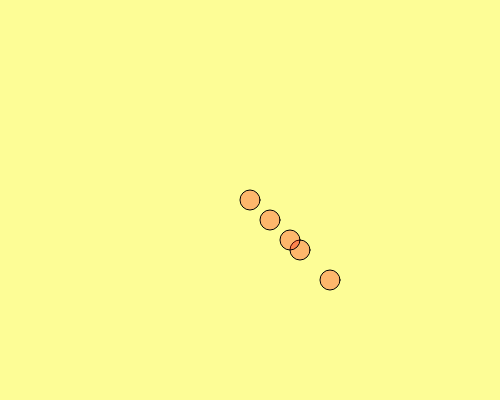
Frame 1 (no input)
Frame 60 (no input): identical to frame 1, image omitted
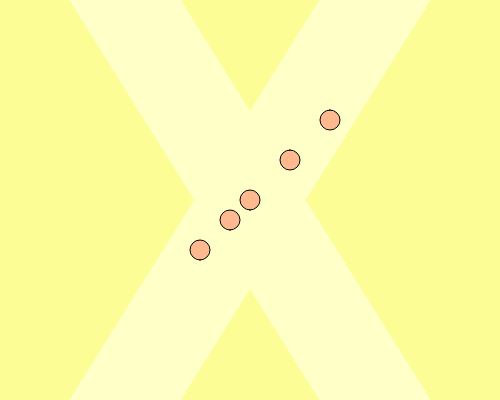
Frame 120 (the mouse pressed at the canvas centre since frame 60)

The p5.js sketch that drew these frames (run headless with seeded random() and noise() and a simulated clock; from frame 60 on, the mouse is pressed at the canvas centre):

// p5.js sketch
// ── sketch.js
//AlexisTrevizo
//cc10.05
//pushpop1

var radius =20;
function setup() {
  createCanvas(500,400);
  }

function draw() {
background(253,253,150);

  push();
  		fill(255,255,200);
  		noStroke();
  		translate(width/2,height/2);
    	scale(mouseX/50,mouseY/50);
    	for(i=0;i<50; i++){
        ellipse(i,i*2,radius,radius);
        ellipse(i,-i*2,radius,radius);
        ellipse(-i,i*2,radius,radius);
        ellipse(-i,-i*2,radius,radius);
    	}
  pop();
  push();
  		fill(255,0,0,70);
  		translate(width/2,height/2); 
  		rotX = map(mouseX, 0, width, 0, PI);
    	rotate(rotX);
        ellipse(0,0,radius,radius);
        ellipse(radius,radius,radius,radius);
         ellipse(2.5*radius,2.5*radius,radius,radius); 
        rotY = map(mouseY, 0, height, 0, 2*PI);
    	rotate(-rotY);
        ellipse(2*radius,2*radius,radius,radius); 
       	 ellipse(4*radius,4*radius,radius,radius); 
   pop(); 
 
   
}
